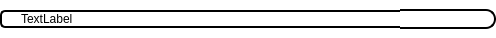
<?xml version="1.0" encoding="UTF-8"?>
<ui version="4.0">
 <class>category_list_items</class>
 <widget class="QWidget" name="category_list_items">
  <property name="geometry">
   <rect>
    <x>0</x>
    <y>0</y>
    <width>496</width>
    <height>38</height>
   </rect>
  </property>
  <property name="sizePolicy">
   <sizepolicy hsizetype="MinimumExpanding" vsizetype="MinimumExpanding">
    <horstretch>0</horstretch>
    <verstretch>0</verstretch>
   </sizepolicy>
  </property>
  <property name="windowTitle">
   <string>Form</string>
  </property>
  <property name="styleSheet">
   <string notr="true">margin: 0;
padding:0;
border: 0;
background: white;</string>
  </property>
  <layout class="QHBoxLayout" name="horizontalLayout_2">
   <property name="spacing">
    <number>0</number>
   </property>
   <property name="leftMargin">
    <number>0</number>
   </property>
   <property name="topMargin">
    <number>0</number>
   </property>
   <property name="rightMargin">
    <number>0</number>
   </property>
   <property name="bottomMargin">
    <number>0</number>
   </property>
   <item>
    <layout class="QHBoxLayout" name="horizontalLayout">
     <property name="spacing">
      <number>0</number>
     </property>
     <item alignment="Qt::AlignmentFlag::AlignLeft|Qt::AlignmentFlag::AlignVCenter">
      <widget class="QLabel" name="category_name">
       <property name="sizePolicy">
        <sizepolicy hsizetype="Fixed" vsizetype="Preferred">
         <horstretch>0</horstretch>
         <verstretch>0</verstretch>
        </sizepolicy>
       </property>
       <property name="minimumSize">
        <size>
         <width>400</width>
         <height>0</height>
        </size>
       </property>
       <property name="maximumSize">
        <size>
         <width>500</width>
         <height>60</height>
        </size>
       </property>
       <property name="styleSheet">
        <string notr="true">margin: 0;
border: 2px solid black;
border-right: none;
border-top-left-radius: 5px;
border-bottom-left-radius: 5px;
padding: 0px 0px 0px 16px;
color: black;</string>
       </property>
       <property name="text">
        <string>TextLabel</string>
       </property>
      </widget>
     </item>
     <item>
      <widget class="QPushButton" name="delete_category_btn">
       <property name="maximumSize">
        <size>
         <width>16777215</width>
         <height>20</height>
        </size>
       </property>
       <property name="styleSheet">
        <string notr="true">margin: 0;;
border: 2px solid black;
border-left: none;
border-radius: 10px;
border-top-left-radius: none;
border-bottom-left-radius: none;
color: black;</string>
       </property>
       <property name="text">
        <string/>
       </property>
       <property name="icon">
        <iconset>
         <normaloff>assets/trash_icon.svg</normaloff>assets/trash_icon.svg</iconset>
       </property>
      </widget>
     </item>
    </layout>
   </item>
  </layout>
 </widget>
 <resources/>
 <connections/>
</ui>
